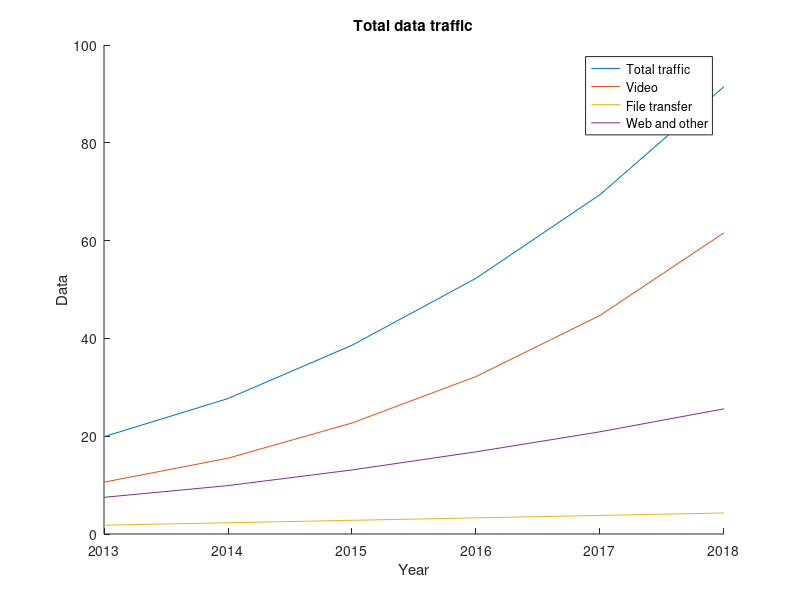

The MATLAB source for this figure:
clear;
close all;
load datatraffic;
hold on;

%sum all vectors of each row
plot(years, sum(traffic,2)) % sum along the dimensions, which is 2
plot(years, traffic(:,1))
plot(years, traffic(:,2))
plot(years, traffic(:,3))

xlabel('Year');
ylabel('Data')
title('Total data traffic')
legend('Total traffic','Video', 'File transfer', 'Web and other')